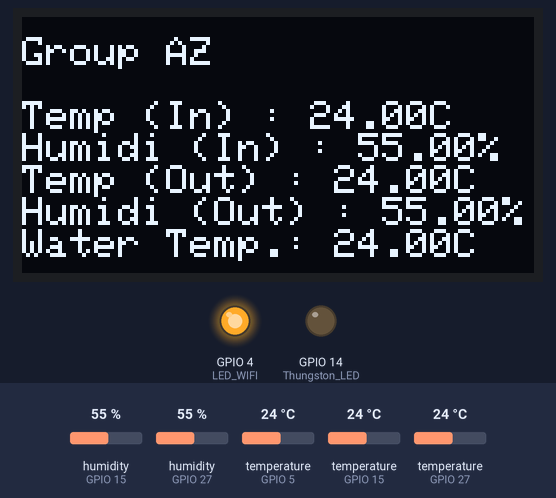
Recording of a sketch running on a simulated ESP32. On the bench: 128×64 one-colour display, output pins drawn as LEDs (lit = HIGH). The inputs (shaded band) are chosen by the test bench; at power-on: temperature (sensors on GPIO 15, GPIO 5, GPIO 27) 24 °C, humidity (sensors on GPIO 27, GPIO 15) 55 %. WiFi joins after 1.5 s; servers stay silent unless stated; uploads are accepted with an empty reply; what the sketch prints to the serial monitor is not drawn.

Above: at 10.1 s.
10.2 s: temperature (sensor on GPIO 15) set to 29.6 °C
At 17.2 s:
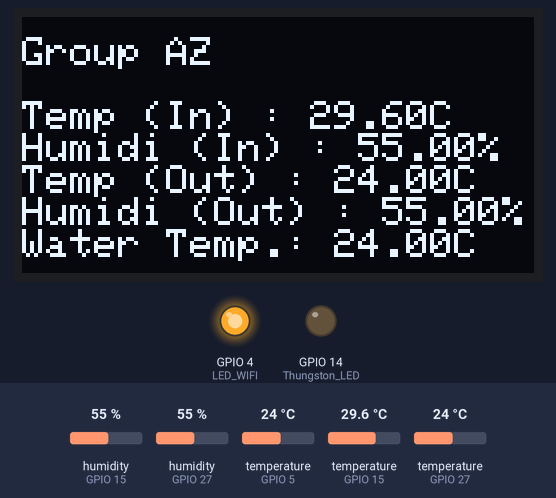
18.0 s: temperature (sensor on GPIO 15) set to 30.7 °C
At 25.0 s:
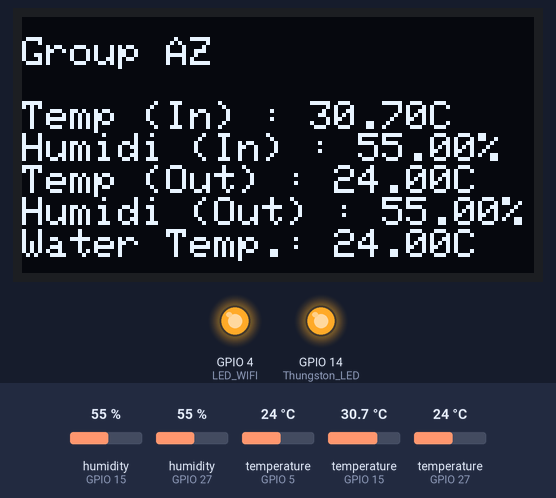
26.6 s: humidity (sensor on GPIO 27) set to 22 %
At 33.8 s:
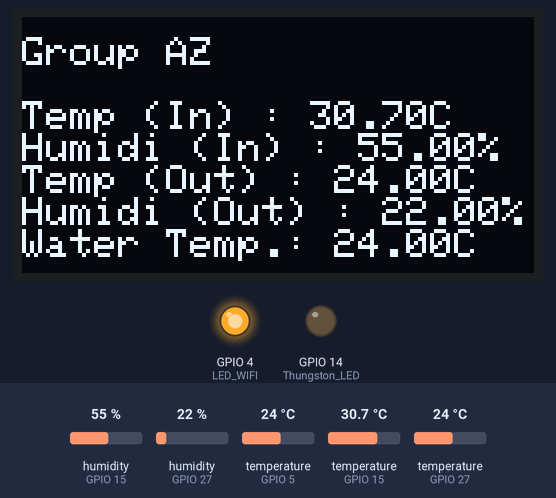
34.1 s: temperature (sensor on GPIO 5) set to 12 °C
At 42.0 s:
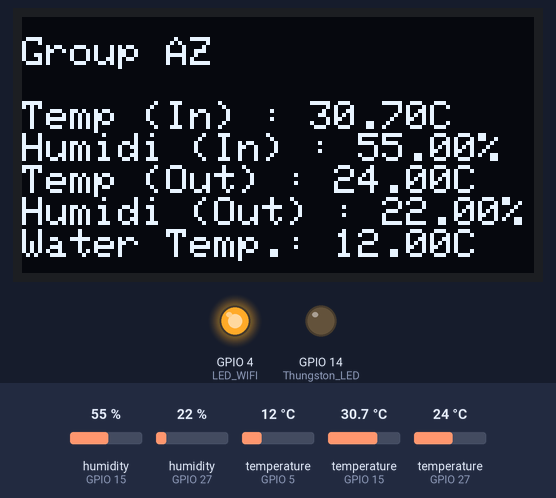
42.2 s: temperature (sensor on GPIO 27) set to 12 °C
At 50.0 s:
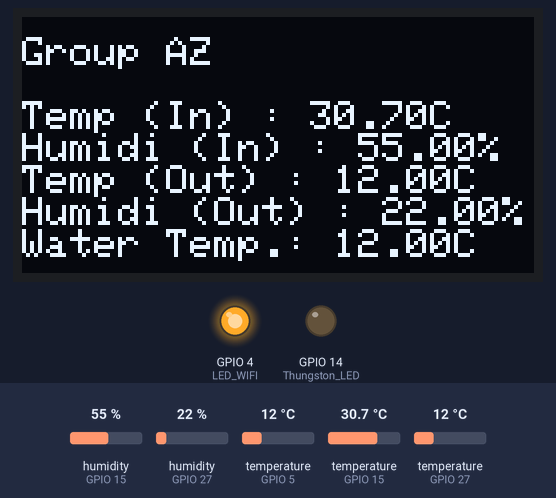
50.2 s: humidity (sensor on GPIO 15) set to 22 %
At 58.7 s:
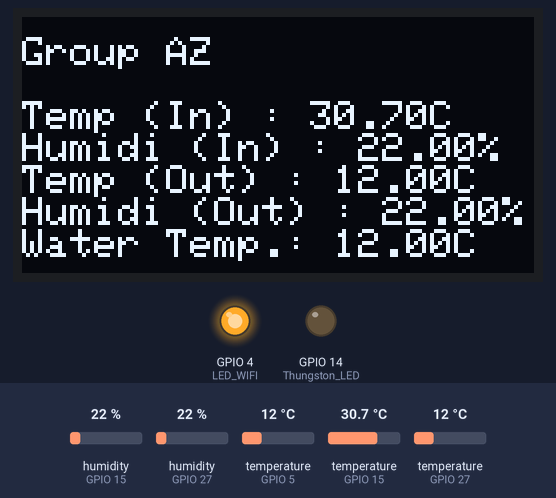
Timing chart, 0 to 59.2 s (numbered marks = the images above; inputs shaded):
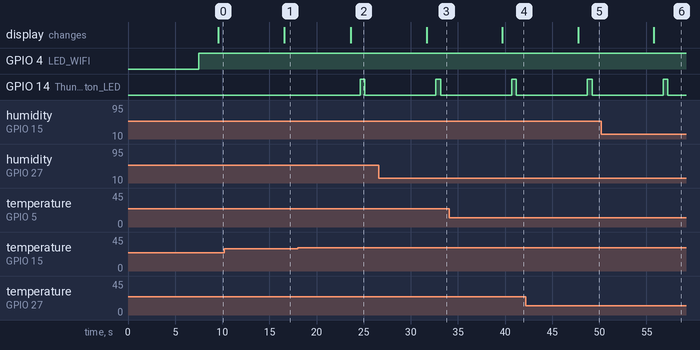

The sketch:

ESP32_MySQL.ino
```cpp
//including libraries
#include <WiFi.h>
#include <HTTPClient.h>
#include <DHT.h>
#include <Adafruit_GFX.h>  //Libraries for OLED Display
#include <Adafruit_SSD1306.h>
#include <OneWire.h>
#include <DallasTemperature.h>

//Wifi Credentials declaration
const char ssid[] = "My Dialog 4G";
const char password[] = "aiME7gY9";

//Hostname and php declaration
String HOST_NAME = "http://192.168.8.102"; // REPLACE WITH YOUR PC's IP ADDRESS
String PHP_FILE_NAME   = "/insert_temperature.php";  //REPLACE WITH YOUR PHP FILE NAME
// String tempQuery = "?temperature=31.0";


//defining variables
#define DHTPIN 15         // Digital pin connected to the DHT sensor
#define DHTTYPE DHT22    // DHT 22
#define DHTPIN_OUT 27     // Digital pin connected to the DHT sensor (External)
#define WaterTemp_PIN  5    //Water Temperature
#define RXp2 16           //RX
#define TXp2 17           //TX
int LED_WIFI = 4;          //Wifi LED
int Thungston_LED = 14; //Thungston bulb relay
float temp;                       //temperature (in)
float humidity;                   //humidity (in)
float temp_out;                   //temperature (out)
float humidity_out;               //humidity (out)
int CO2_sensorValue;    //Assigning initial value to CO2
float WaterTemp; // temperature in Celsius
String Data_Uno; //   String to store data from Uno

//Define screen variables
#define SCREEN_WIDTH 128  // OLED display width, in pixels
#define SCREEN_HEIGHT 64  // OLED display height, in pixels

//assiging to DHT
DHT dht(DHTPIN, DHTTYPE);
DHT dht_out(DHTPIN_OUT, DHTTYPE);

////assiging to Water Temp
OneWire oneWire(WaterTemp_PIN);
DallasTemperature DS18B20(&oneWire);

//Declaration for an SSD1306 display connected to I2C (SDA, SCL pins)
Adafruit_SSD1306 display(SCREEN_WIDTH, SCREEN_HEIGHT, &Wire, -1);


void setup() {
  //Defining the I/O (Pins/Serial)
  Serial.begin(115200);
  Serial2.begin(9600, SERIAL_8N1, RXp2, TXp2);  //Recieve data from Uno
  pinMode(LED_WIFI, OUTPUT);
  pinMode(Thungston_LED, OUTPUT);
  WiFi.begin(ssid, password);
  Serial.println("Connecting");
  while(WiFi.status() != WL_CONNECTED) {
    delay(500);
    Serial.print(".");
  }
  dht.begin();
  dht_out.begin();
  DS18B20.begin();
  delay(2000);

  Serial.println("");
  Serial.print("Connected to WiFi network with IP Address: ");
  Serial.println(WiFi.localIP());

}

//Custom function to send data from esp32
void sendData(String tempQuery){
    HTTPClient http;
  String server = HOST_NAME + PHP_FILE_NAME + tempQuery;
  http.begin(server);
 // Serial.print(http.GET());
  int httpCode = http.GET();

  if(httpCode > 0) {
    if(httpCode == HTTP_CODE_OK) {
      String payload = http.getString();
      Serial.println("Data successfuly sent");
      digitalWrite(LED_WIFI, HIGH);
    } else {
      Serial.printf("HTTP GET... code: %d\n", httpCode);
    }
  } else {
    Serial.printf("HTTP GET... failed, error: %s\n", http.errorToString(httpCode).c_str());
    digitalWrite(LED_WIFI, LOW);
  }

  http.end();

}

void loop() {

  //Serial data read from Uno
  Data_Uno = Serial2.readString();
  Serial.println(Data_Uno);

  //DHT22 (In)
  temp = dht.readTemperature();
  humidity = dht.readHumidity();

  //DHT22 (Out)
  temp_out = dht_out.readTemperature();
  humidity_out = dht_out.readHumidity();


  if (isnan(humidity) || isnan(temp))  // Check if any reads failed and exit early (to try again).
  {
    Serial.println(F("Failed to read from DHT sensor!"));
    //delay(3000);
    return;
  }


  //DS18B20
  DS18B20.requestTemperatures();       // send the command to get temperatures
  WaterTemp = DS18B20.getTempCByIndex(0);

  //Print in Serial Monitor
  //DHT22 (In) Serial Print
  Serial.print("Temperature (In) : ");
  Serial.print(temp);
  Serial.println("°C");
  Serial.print("Humidity (In) : ");
  Serial.print(humidity);
  Serial.println("%");

  //DHT22 (In) Serial Print
  Serial.print("Temperature (Out) : ");
  Serial.print(temp_out);
  Serial.println("°C");
  Serial.print("Humidity (Out) : ");
  Serial.print(humidity_out);
  Serial.println("%");

  //Water Temperature
  Serial.print("Water Temperature: ");
  Serial.print(WaterTemp);    // print the temperature in °C
  Serial.println("°C");
  delay(2000);

  //Typecasting
  String data = (String) temp;
  String data2 = (String) humidity;
  String data3 = (String) WaterTemp;
  String data4 = (String) temp_out;
  String data5 = (String) humidity_out;
  String tempQuery = "?temperature="+data+"&humidity="+data2+"&WaterTemp="+data3+"&data="+Data_Uno+"&temp_out="+data4+"&humidity_out="+data5;

  // Sending Data
  sendData(tempQuery);
  delay(2000);

  //OLED allocation
  Serial.begin(115200);

  if (!display.begin(SSD1306_SWITCHCAPVCC, 0x3C)) {  // Address 0x3D for 128x64
    Serial.println(F("SSD1306 allocation failed"));
    for (;;)
      ;
  }


  //Output to OLED
  display.clearDisplay();
  display.setTextSize(1);
  display.setTextColor(WHITE);
  display.setCursor(0, 5);

  display.println("Group AZ\n");

  display.print("Temp (In) : ");
  display.print(temp);
  display.println("C");

  display.print("Humidi (In) : ");
  display.print(humidity);
  display.println("%");

  display.print("Temp (Out) : ");
  display.print(temp_out);
  display.println("C");

  display.print("Humidi (Out) : ");
  display.print(humidity_out);
  display.println("%");

  display.print("Water Temp.: ");
  display.print(WaterTemp);
  display.println("C");

  display.display();
  delay(1000);

  //Operations
  if (temp >= 30) {
    Serial.println("Turning on thungston bulb");
    digitalWrite(Thungston_LED, HIGH); // turn the LED on
    delay(500);             // wait for 500 milliseconds
    digitalWrite(Thungston_LED, LOW);  // turn the LED off
    delay(500);
  }
}
```

Measured:
- the behaviour switches between 29.9 and 30 °C on temperature (sensor on GPIO 15) (found by bisection; images 1 and 2)
- after the input at 10.2 s, the display: changes after 6.4 s (image 1)
- after the input at 18.0 s, GPIO 14 (Thungston_LED): LOW → HIGH after 6.6 s, → LOW 0.50 s later; the display: changes after 5.6 s (image 2)
- after the input at 26.6 s, the display: changes after 5.1 s (image 3)
- after the input at 34.1 s, the display: changes after 5.6 s (image 4)
- after the input at 42.2 s, the display: changes after 5.5 s (image 5)
- after the input at 50.2 s, the display: changes after 5.6 s (image 6)
